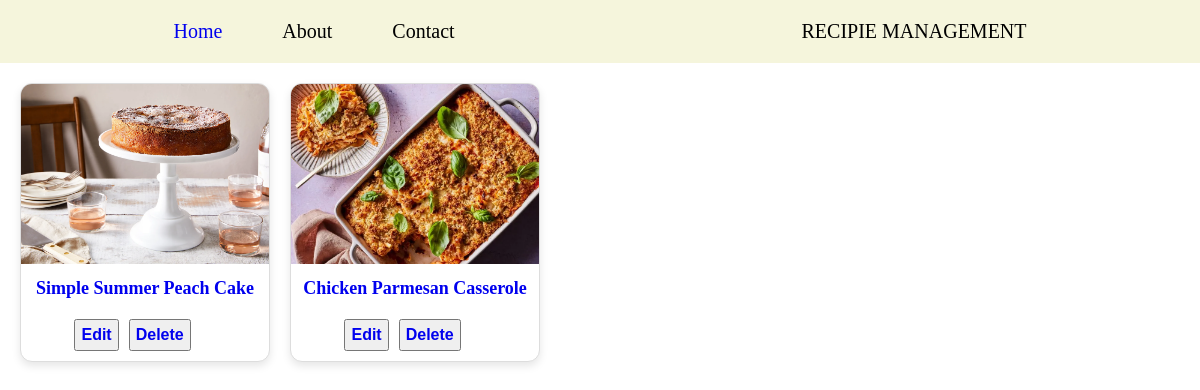
Screenshot of /recipieView/ with the database file from the repository.
### recipie_app/models.py (models this page shows, shortened)
class Recipie(models.Model):
    recipie_name = models.CharField(max_length=50)
    recipie_ingrediants = models.TextField()
    recipie_description = models.TextField()
    recipie_image = models.FileField(upload_to='recipie_img/', default='default.jpg')

### recipie_app/views.py (the view)
# urls.py: path('recipieView/', views.recipieView, name = 'recipieView'),
def recipieView(request):
    recipies = Recipie.objects.all()
    context = {'recipies':recipies}
    return render (request, 'recipie_view.html', context)

### recipie_app/templates/recipie_view.html (shortened to what this page needs)
{% extends 'home.html' %}
{% block content %}
<div class="card-container">
    {% for recipie in recipies %}
        <div class="card">
            <img src="{{ recipie.recipie_image.url }}" alt="{{ recipie.recipie_name }}">
            <h3><a href="{% url 'recipie_description' recipie.id %}">{{ recipie.recipie_name }}</a></h3>
            <div class="view-btn">
                <button><a href="{% url 'update_recipie' recipie.id %}">Edit</a></button>
                <button><a href="{% url 'delete_recipie' recipie.id %}">Delete</a></button>
            </div>
        </div>
    {% endfor %}
</div>
{% endblock %}

### recipie_app/templates/home.html (shortened to what this page needs)
{% load static %}
<!DOCTYPE html>
<html lang="en">
<head>
    <link rel="stylesheet" href="{% static 'style.css' %}">
</head>
<body>
    <header>
        <nav>
            <ul>
                <li><a href="/">Home</a></li>
                <li>About</li>
                <li>Contact</li>
            </ul>
            <p>RECIPIE MANAGEMENT</p>
        </nav>
    </header>
    {% block content %}{% endblock %}
</body>
</html>

### recipie_app/static/style.css (style rules this page uses)
* { box-sizing: border-box; margin: 0; padding: 0; }
nav { background-color: beige; display: flex; justify-content: space-around; }
nav>ul { display: flex; gap: 20px; }
nav>p { list-style: none; font-size: 20px; padding: 10px; margin: 10px; }
nav>ul>li { list-style: none; font-size: 20px; padding: 10px; margin: 10px; }
.card { width: 250px; border: 1px solid #ddd; border-radius: 12px; overflow: hidden; box-shadow: 0 4px 8px rgba(0, 0, 0, 0.1); text-align: center; transition: transform 0.3s; background-color: white; }
.card img { width: 100%; height: 180px; object-fit: cover; }
.card h3 { padding: 10px; font-size: 18px; font-weight: 600; color: #333; }
.card-container { display: flex; flex-wrap: wrap; gap: 20px; padding: 20px; }
a { text-decoration: none; }
.view-btn { display: flex; width: 90%; max-width: 700px; align-items: center; justify-content: center; gap: 10px; padding: 10px; }
.view-btn>button { padding: 5px; font-size: 16px; font-weight: bold; }

### rows the page displays
Recipie: recipie_image (picture), recipie_name "Simple Summer Peach Cake"
Recipie: recipie_image (picture), recipie_name "Chicken Parmesan Casserole"
